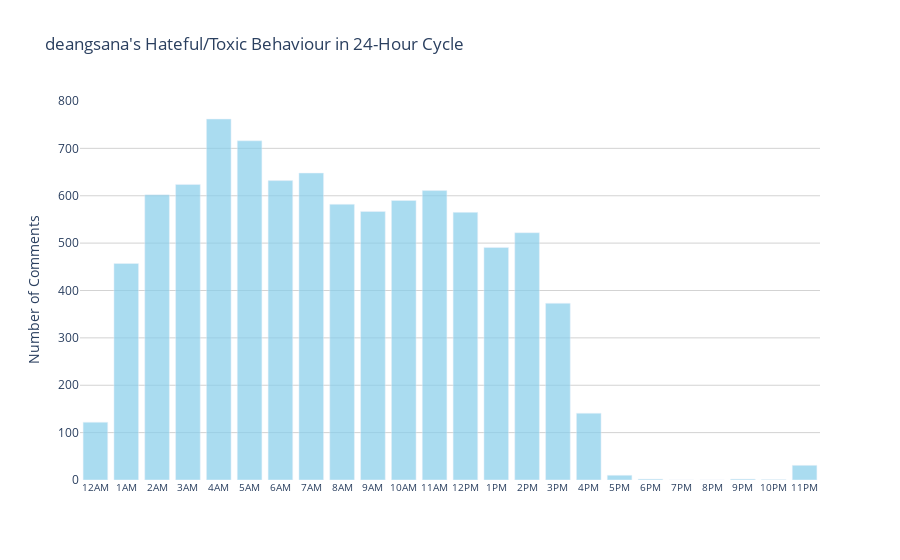

The notebook cell saved with this chart:
### Code cell
plot_user_activity_24hr_cycle(hate_toxic_topical_comments, 'deangsana')

### Figure 1 — Plotly figure (JSON) as saved in the notebook; plotly's stock layout.template omitted (floating-point values rounded to 4 significant figures)
{"data": [{"marker": {"color": "skyblue"}, "opacity": 0.7, "type": "bar", "x": ["12AM", "1AM", "2AM", "3AM", "4AM", "5AM", "6AM", "7AM", "8AM", "9AM", "10AM", "11AM", "12PM", "1PM", "2PM", "3PM", "4PM", "5PM", "6PM", "7PM", "8PM", "9PM", "10PM", "11PM"], "y": [122, 457, 602, 624, 762, 716, 632, 648, 582, 567, 590, 611, 565, 491, 522, 373, 141, 10, 2, 0, 0, 2, 1, 31]}], "layout": {"plot_bgcolor": "white", "title": {"text": "deangsana's Hateful/Toxic Behaviour in 24-Hour Cycle"}, "xaxis": {"tickfont": {"size": 10}, "tickmode": "linear"}, "yaxis": {"gridcolor": "lightgrey", "showgrid": true, "title": {"text": "Number of Comments"}}}}
